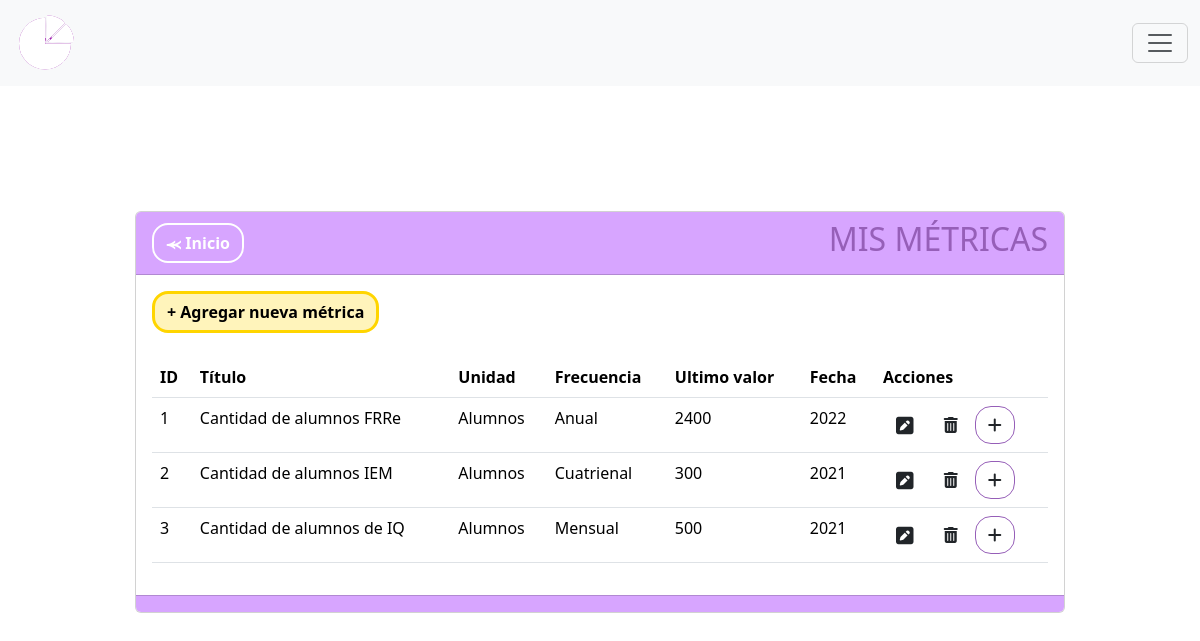
Page /metricas on the earlier database version.
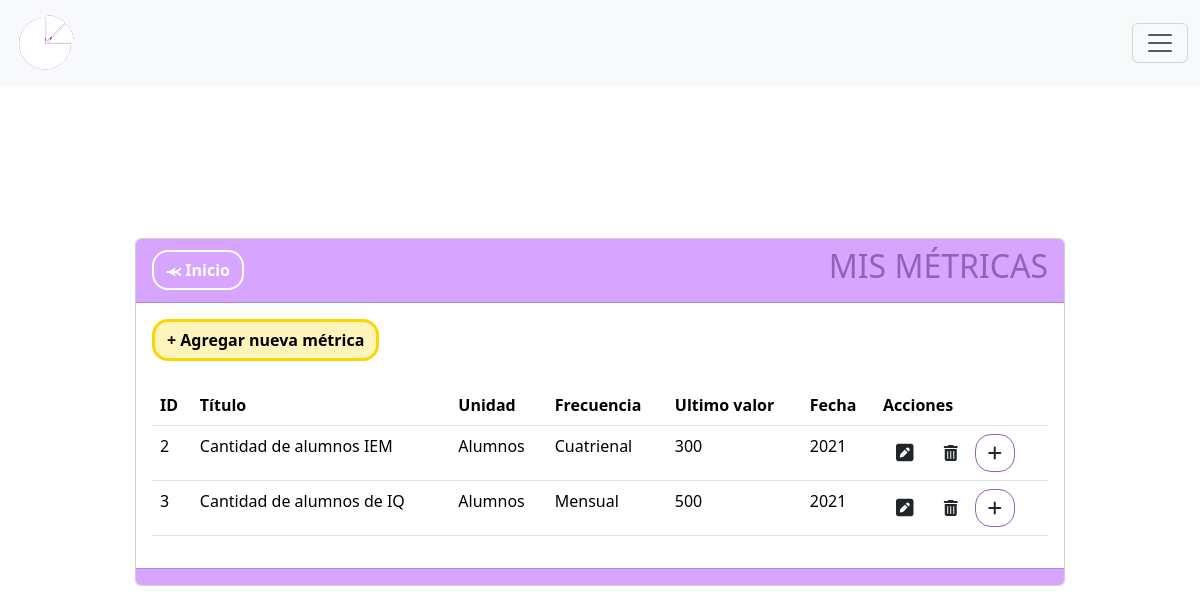
Same page on the later database version.
### MIReApp/models.py (models this page shows, shortened)
class Metrica(models.Model):
    id = models.AutoField(primary_key=True)
    titulo = models.CharField(max_length=100,
                              verbose_name='Título',
                              unique= True,
                              validators= [
                                  RegexValidator(regex= r'^[a-zA-Z\s]*$',
                                                 message="El nombre no puede contener caracteres especiales.",
                                                 code='invalid_nombre')
                              ])
    descripcion = models.TextField(max_length=100, verbose_name='Descripción', blank=True, null=True)  #blank=True y null=True permiten que el campo se envie vacio
    unidad_medida = models.CharField(max_length=100,
                                        verbose_name='Unidad de Medida',
                                        validators= [
                                            RegexValidator(regex= r'^[a-zA-Z\s]*$',
                                                            message="La unidad de medida no puede contener caracteres especiales",
                                                            code='invalid_nombre')
                                        ])
    frecuencia = models.CharField(max_length=10, choices=FRECUENCIAS)
    valor = models.IntegerField(verbose_name='Valor', validators=[MinValueValidator(0, message="El valor no puede ser negativo")], default=0)
    year = models.PositiveIntegerField(verbose_name='Ingrese año:', validators=[validate_year])
    month = models.CharField(max_length=10, verbose_name='Ingrese mes:', choices=MESES, blank=True, null=True)
    semestral = models.CharField(max_length=15, verbose_name='Ingrese semestre:', choices=SEMESTRES, blank=True, null=True,)
    year2 = models.PositiveIntegerField(blank=True, null=True, verbose_name='Segundo año')

### MIReApp/views.py (the view)
# urls.py: path('metricas', views.metricas, name='metricas'),
def metricas(request):
    metricas = Metrica.objects.all()
    ultimos_valores = list()
    for u in metricas:
        if HistorialMetrica.objects.filter(metrica=u.id).order_by('año_historico'):
            t = list(HistorialMetrica.objects.filter(metrica=u.id).order_by('año_historico'))[-1] #Obtengo el la ultima instancia de la metrica
            u.valor = str(t.valor_historico) #Agrego en el campo valor, el valor de la ultima instancia
            u.year = str(t.año_historico) #Agrego en el campo año, el año de la ultima instancia
    return render(request, 'metricas/index.html', {'metrica': metricas})

### MIReApp/templates/metricas/index.html (shortened to what this page needs)
{% extends "base.html" %}
{% block contenido %}
<center>
    <link rel="stylesheet" href="https://cdnjs.cloudflare.com/ajax/libs/font-awesome/6.4.2/css/all.min.css">
    <div class="col-md-10 card" style="text-align: left;">
        <div class="card-header" style="background-color: #D7A5FF;">
            <div style="display: flex; justify-content: space-between; align-items: center;">
                <span><a href="{% url 'inicio' %}" class="btn btn-secondary rounded-4 fw-bold" style="background-color: transparent; color: #ffff;border-color: #ffff;border-width: 2px;">⪻ Inicio</a></span>
                <span><h2 style="color: #965FB8">MIS MÉTRICAS</h2></span>
            </div>
        </div>
        <div class="card-body">
            <a name="" id="" class="btn fw-bold rounded-4" style="background-color: #fff4bb;color: #000000;border-color: #ffd500;border-width: 3px;" href="{% url 'crear' %}">+ Agregar nueva métrica</a>
            <br>
            <br>
            <div class="table-responsive">
                <table class="table rounded-4" style="background-color: #D7A5FF;">
                    <thead>
                        <tr>
                            <th scope="col">ID</th>
                            <th scope="col">Título</th>
                            <th scope="col">Unidad</th>
                            <th scope="col">Frecuencia</th>
                            <th scope="col">Ultimo valor</th>
                            <th scope="col">Fecha</th>
                            <th scope="col">Acciones</th>
                        </tr>
                    </thead>
                    <tbody>
                        {% for metri in metrica %}
                        <tr class="">
                            <td scope="row">{{ metri.id }}</td>
                            <td>{{ metri.titulo }}</td>
                            <td>{{ metri.unidad_medida }}</td>
                            <td>{{ metri.frecuencia }}</td>
                            <td>{{ metri.valor }}</td>
                            <td>{{ metri.year }}</td>
                            <td>
                                <a name="" id="" class="btn" href="{% url 'editar' metri.id %}"><i class="fa-solid fa-square-pen fa-lg"></i></a>
                                <a name="" id="" class="btn" href="{% url 'eliminar' metri.id %}" role="button"><i class="fa-solid fa-trash-can"></i></a>
                                <a name="" id="" class="btn rounded-4" style="border-color: #965FB8" href="{% url 'historial_metrica' metri.id %}"><i class="fa-solid fa-plus"></i></a>
                            </td>
                        </tr>
                        {% endfor %}
                    </tbody>
                </table>
            </div>
        </div>
        <div class="card-footer text-muted" style="background-color: #D7A5FF;">
        </div>
    </div>
</center>
{% endblock %}

Differences in the rows shown:
removed Metrica: id "1", titulo "Cantidad de alumnos FRRe", unidad_medida "Alumnos", frecuencia "Anual", valor "2400", year "2022"
